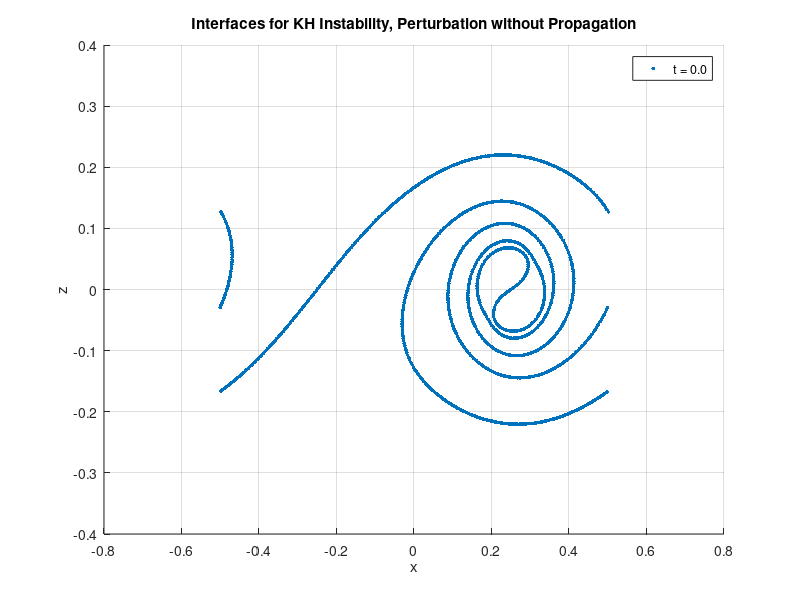

Write MATLAB code to recreate this figure.
%% A short code to retrieve both interface and energy data from the Basilisk
% Rayleigh-Taylor solver and plot them
clear all;
clc;
clf;
cd 'D:\Coursework\MAE 563 Instabilities in Fluids\MAE563\Kelvin - Helmholtz Instability'

%% Plotting Interface Data %%%

% Import simulation results, and change the file, assuming you are
% already in MAE563/Rayleigh - Taylor Instability
interface_results = importdata('kh_vortex_sheet/pwp/results0.50_0.dat');
% [m1,n1] = size(interface_results);
% fprintf("The size of the raw data is %d by %d\n", m1, n1);

x1 = interface_results(:,1);
y1 = interface_results(:,2);

% Set Up the Figure
scatter(x1,y1,7,'filled','m');

% Add legend, axes, grid, and title
grid on
xlabel('x');
ylabel('z');
legend('t = 0.0','t = 0.1','t = 0.2','t = 0.3','t = 0.5')
title("Interfaces for KH Instability, Perturbation without Propagation");
